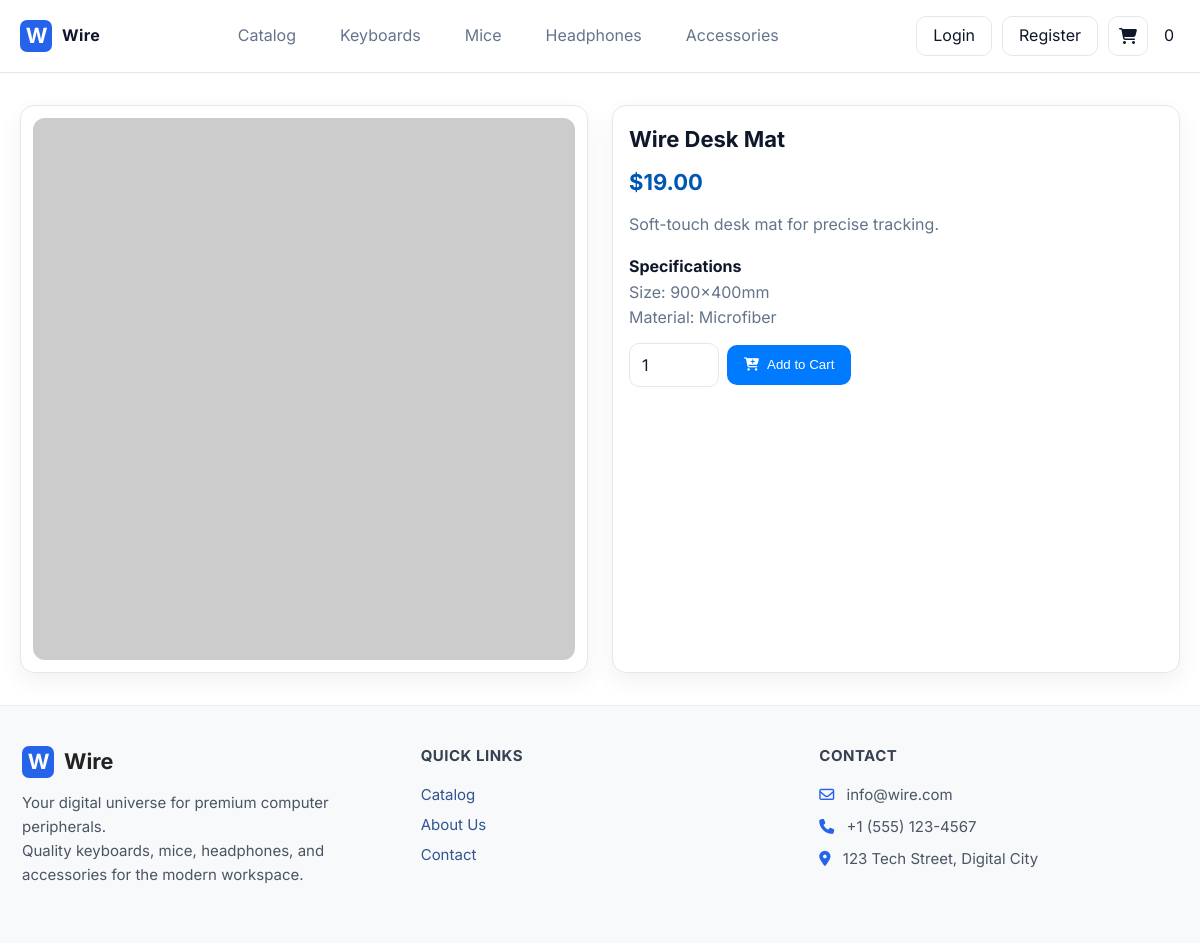
The page /product.php?id=4 on the database its author committed.
### tables this page shows
CREATE TABLE `products` (
  `id` int(11) NOT NULL,
  `name` varchar(200) NOT NULL,
  `category` enum('keyboards','mice','headphones','accessories') NOT NULL,
  `price` decimal(10,2) NOT NULL,
  `image` varchar(500) DEFAULT '',
  `description` text DEFAULT NULL,
  `specs` text DEFAULT NULL,
  `sold` int(11) NOT NULL DEFAULT 0,
  `created_at` datetime NOT NULL
);

### includes/functions.php (called while the page is built, shortened)
<?php
require_once __DIR__ . '/db.php';
function fetch_product(int $id): ?array {
    global $mysqli;
    $stmt = $mysqli->prepare('SELECT * FROM products WHERE id = ?');
    $stmt->bind_param('i', $id);
    $stmt->execute();
    $res = $stmt->get_result()->fetch_assoc();
    return $res ?: null;
}
?>

### includes/db.php (called while the page is built, shortened)
<?php
function e(string $s): string { return htmlspecialchars($s, ENT_QUOTES | ENT_SUBSTITUTE, 'UTF-8'); }
function base_url(string $path = ''): string {
    $scriptDir = rtrim(str_replace('\\', '/', dirname($_SERVER['SCRIPT_NAME'] ?? '/')), '/');
    if (substr($scriptDir, -6) === '/admin') {
        $base = rtrim(substr($scriptDir, 0, -6), '/');
    } else {
        $base = $scriptDir;
    }
    $path = ltrim($path, '/');
    return ($base ? $base : '') . ($path ? '/' . $path : '');
}
?>

### product.php (the view, shortened to what this page needs)
<?php require_once __DIR__ . '/includes/header.php'; ?>
<?php $id = (int)($_GET['id'] ?? 0); $p = $id ? fetch_product($id) : null; if (!$p) { echo '<p>Product not found.</p>'; require_once __DIR__.'/includes/footer.php'; exit; } ?>
<?php
$imgsRaw = trim((string)($p['image'] ?? ''));
$parts = preg_split('/[\n,]+/', $imgsRaw);
$images = [];
foreach ($parts as $part) {
  $s = trim($part);
  if ($s !== '') $images[] = $s;
}
$images = array_filter($images, function($img){ return !!$img; });
?>
<section class="section" style="display:grid; grid-template-columns: 1fr 1fr; gap: 24px;">
  <div class="card" style="padding:12px;">
    <div class="card-img" style="aspect-ratio:1/1; position:relative; overflow:hidden; border-radius:12px; background:#f3f4f6; display:flex; align-items:center; justify-content:center; ">
      <?php if (!$images): ?>
        <div style="color:#64748b;font-size:1.13rem;text-align:center;width:100%;">No Image Available</div>
      <?php else: ?>
        <img id="mainImg" src="<?php echo e(preg_match('~^https?://~i',$images[0])?$images[0]:base_url($images[0])); ?>" alt="<?php echo e($p['name']); ?>" style="width:100%; height:100%; object-fit:cover;" onerror="this.parentElement.textContent='Image'; this.remove();">
      <?php endif; ?>
    </div>
  </div>
  <div class="card" style="padding: 16px;">
    <h2 class="section-title" style="margin:0 0 8px;"><?php echo e($p['name']); ?></h2>
    <div class="price" style="font-size:22px; margin-bottom: 12px;">$<?php echo number_format((float)$p['price'], 2); ?></div>
    <p style="color:var(--muted); margin-top:0; "><?php echo nl2br(e($p['description'] ?? '')); ?></p>
    <?php if (!empty($p['specs'])): ?>
      <div style="margin:12px 0;">
        <strong>Specifications</strong>
        <div style="color:var(--muted); white-space:pre-line; "><?php echo e($p['specs']); ?></div>
      </div>
    <?php endif; ?>
    <div style="display:flex; gap:8px; align-items:center; margin-top: 12px;">
      <input type="number" id="qty" value="1" min="1" style="width:90px;">
      <button class="btn btn-primary" onclick="import('<?php echo e(base_url('assets/js/main.js')); ?>').then(m=>m.addToCart(<?php echo (int)$p['id']; ?>, Number(document.getElementById('qty').value)||1))"><i class="fa-solid fa-cart-plus"></i> Add to Cart</button>
    </div>
  </div>
</section>
<?php require_once __DIR__ . '/includes/footer.php'; ?>

### assets/css/style.css (style rules this page uses)
:root { --bg: #ffffff; --text: #0f172a; --muted: #64748b; --blue: #007BFF; --blue-dark: #0056B3; --card: #ffffff; --border: #e2e8f0; --shadow: 0 8px 24px rgba(0, 0, 0, 0.06); --radius: 14px; --radius-sm: 10px; --radius-lg: 18px; }
* { box-sizing: border-box; }
html, body { height: 100%; }
body { margin: 0; font-family: Inter, system-ui, -apple-system, Segoe UI, Roboto, Arial, sans-serif; color: var(--text); background: var(--bg); line-height: 1.6; }
img { max-width: 100%; display: block; }
.btn, button, input[type="submit"] { display: inline-flex; align-items: center; justify-content: center; gap: 8px; height: 40px; padding: 0 16px; border-radius: var(--radius-sm); border: 1px solid var(--border); background: #fff; color: var(--text); cursor: pointer; transition: transform .06s ease, box-shadow .2s ease, background .2s ease, color .2s ease; }
.btn-primary { background: var(--blue); color: #fff; border-color: transparent; }
.section { padding: 32px 0; }
.section-title { font-size: 22px; margin: 0 0 16px; }
.card { border: 1px solid var(--border); border-radius: var(--radius); background: var(--card); box-shadow: var(--shadow); overflow: hidden; transition: transform .12s ease, box-shadow .2s ease; }
.card-img { aspect-ratio: 4/3; background: #f1f5f9; display: grid; place-items: center; color: var(--muted); font-weight: 600; }
.price { font-weight: 700; color: var(--blue-dark); }
input[type="text"], input[type="email"], input[type="password"], input[type="number"], textarea, select { height: 44px; padding: 10px 12px; border-radius: var(--radius-sm); border: 1px solid var(--border); background: #fff; font: inherit; color: var(--text); }

### includes/footer.php (style rules this page uses)
html, body { height: 100%; }
body { min-height: 100vh; display: flex; flex-direction: column; }

### rows shown on the page
products: name "Wire Desk Mat", price "19.00", description "Soft-touch desk mat for precise tracking.", specs "Size: 900x400mm Material: Microfiber"

### other values the page prints
$count "0"
